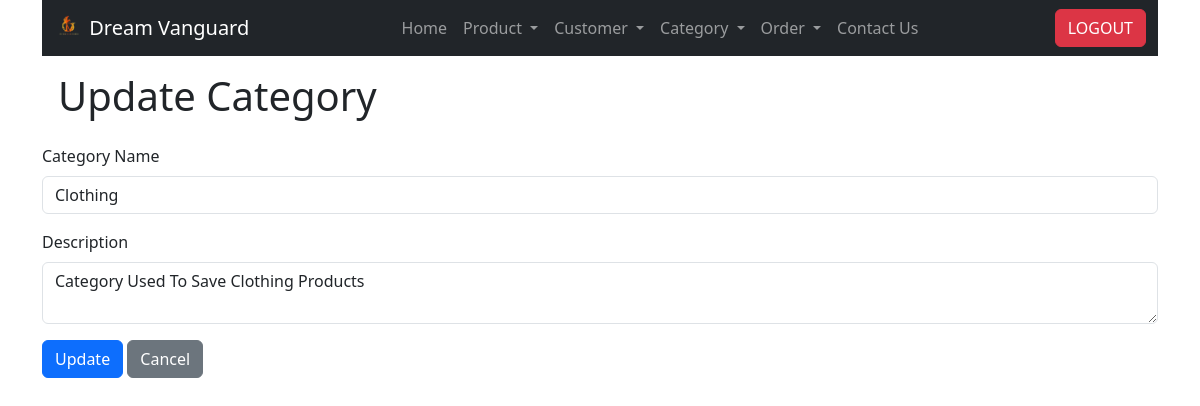
The app's page /category_update.php?id=4 (signed in) with its own data.
### tables this page shows
CREATE TABLE IF NOT EXISTS `category` (
  `id` int NOT NULL AUTO_INCREMENT,
  `category_name` varchar(100) NOT NULL,
  `description` varchar(255) NOT NULL,
  PRIMARY KEY (`id`)
);

### category_update.php (the view, shortened to what this page needs)
<?php
include 'config/database.php';
$category_id = $_GET['id'];
$query = "SELECT id, category_name, description FROM category WHERE id = :category_id";
$stmt = $con->prepare($query);
$stmt->bindParam(':category_id', $category_id);
$stmt->execute();
$category = $stmt->fetch(PDO::FETCH_ASSOC);
?>
<!DOCTYPE html>
<html>
<head>
    <link href="https://cdn.jsdelivr.net/npm/bootstrap@5.3.0/dist/css/bootstrap.min.css" rel="stylesheet">
</head>
<body>
    <div class="container">
        <?php
        include 'includes/navbar.php';
        ?>
        <div class="p-3">
            <h1>Update Category</h1>
        </div>
        <form action="<?php echo $_SERVER["PHP_SELF"] . '?id=' . $category['id']; ?>" method="POST">
            <div class="mb-3">
                <label for="category_name" class="form-label">Category Name</label>
                <input type="text" class="form-control" id="category_name" name="category_name" value="<?php echo $category['category_name']; ?>">
            </div>
            <div class="mb-3">
                <label for="description" class="form-label">Description</label>
                <textarea class="form-control" id="description" name="description"><?php echo $category['description']; ?></textarea>
            </div>
            <button type="submit" class="btn btn-primary">Update</button>
            <a href="category_read.php" class="btn btn-secondary">Cancel</a>
        </form>
    </div>
</body>
</html>

### includes/navbar.php (style rules this page uses)
a { text-decoration: none; color: black; }

### records on screen
category: category_name "Clothing", description "Category Used To Save Clothing Products"
